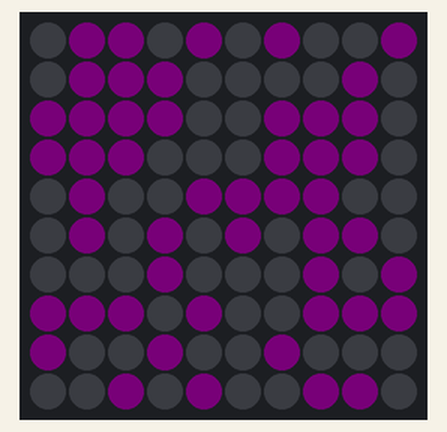
Simulated run of this sketch. Board: Arduino Uno, built with avr-gcc and run on an emulated ATmega328P. Parts: 10×10 RGB LED matrix (first LED top left, wired row by row). Dim RGB values are drawn brighter than linear; random numbers use the default seed unless the sketch sets one.

Above: at 0.17 s.
At 11.0 s:
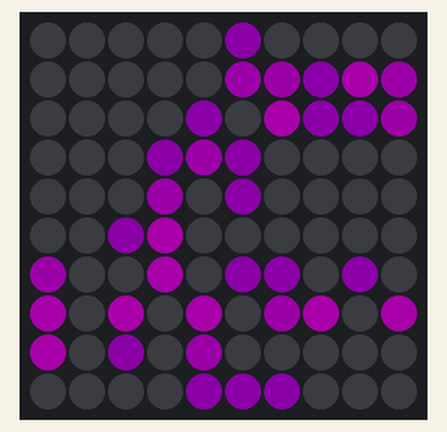
At 23.5 s:
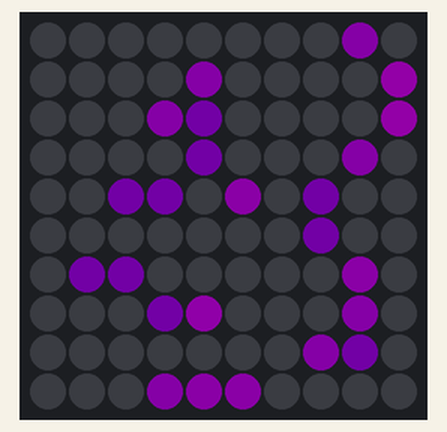
At 30.89 s:
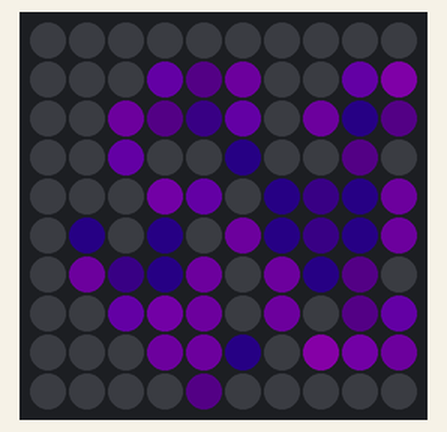
At 34.7 s:
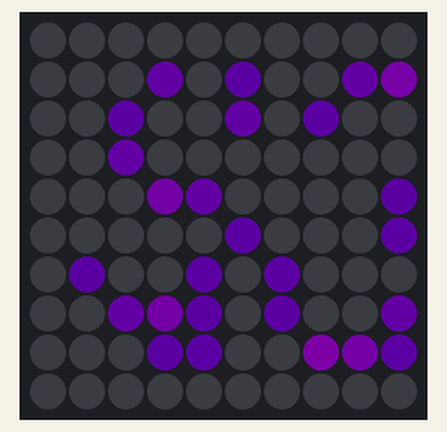
At 38.5 s:
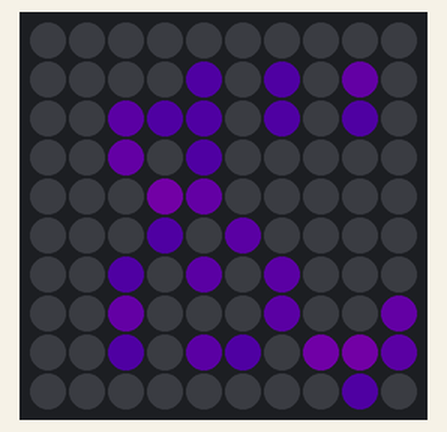

The sketch:

GameOfLife.ino
```cpp
#include "FastSPI_LED2.h"
#include "Streaming.h"

// Game of Life parameters

// Loop time of main loop in ms (20 default -> 50 Hz)
#define LOOP_TIME 20
// Time between GoL steps in ms (5000 default -> one step every 5 s)
#define UPDATE_TIME 5000
// How long to wait with seeding a new field after a stall or period-2 oscillations (ms)
#define SEED_DELAY 15000
// Hue is linearly interpolated between randomised values
// the speed of the interpolation is 255 * HUE_SLOWDOWN * LOOP_TIME ~= 5s * HUE_SLOWDOWN
#define HUE_SLOWDOWN 10

//random colour parameters (min/max for each h,s,v)
#define H_MIN 0
#define H_MAX 255
#define S_MIN 180
#define S_MAX 255
#define V_MIN 180
#define V_MAX 255


// End of GoL parameters, do not change below


#define ROWS 10
#define COLS 10
#define NUM_LEDS (ROWS*COLS)

// Init/define led arrays
CRGB leds[NUM_LEDS];    //current colours
CRGB newleds[NUM_LEDS]; //new colours

// Return 0-based led index for 0-based x and y grid co-ordinate values
// The LED string snakes through the grid, so every row the positive x direction switches
uint8_t xy2i(uint8_t x, uint8_t y){
  if(y%2){
    // It's an uneven row: x should be reversed---or subtracted from this line's
    //last index, which is the next line's first minus 1
    return (COLS*(y+1) - 1) - x;
  } else {
    // Even row: simply do COLS*y + x
    return COLS*y + x;
  }
}

// currently-alive cells
boolean alive[ROWS][COLS];
// cells alive in next step
boolean next[ROWS][COLS];
// keep previous state in memory to detect period-1 oscillations
boolean prev[ROWS][COLS];

uint8_t getNeighbour(int8_t y, int8_t x){
  if( y<0 || y>=ROWS || x<0 || x>=COLS) return 0;
  if(alive[y][x]) return 1;
  return 0;
}

void GoLseed(){
  // seed initial cells
  for(uint8_t y=0; y!=ROWS; ++y){
    for(uint8_t x=0; x!=COLS; ++x){
      alive[y][x] = random(0,10)>5;
    }
  }
}

// Hue, saturation and value definition need to be here
uint8_t hue, saturation, value;

// Flag and time are used to seed a new game with a delay
boolean seedFlag = false;
unsigned long seedTime = 0;
void GoLstep(){
  //execute a GoL-step

  // Loop through all cells and determine their next state
  for(uint8_t y=0; y!=ROWS; ++y){
    for(uint8_t x=0; x!=COLS; ++x){
      // First reset the next array
      next[y][x] = false;
      // Then calculate number of neighbours (n)
      uint8_t n = 0;
      // loop through all neighbouring cells
      for(int8_t dy=-1; dy!=2; ++dy){
        for(int8_t dx=-1; dx!=2; ++dx){
          if( dx==0 && dy==0 ) continue; //do not count itself
          n += getNeighbour((int8_t)y+dy,(int8_t)x+dx);
        }
      }
      // Make a decision based on number of alive neighbours
      if(n==3){
        // keeps living or is born next round
        next[y][x] = true;
      } else if(alive[y][x] && n==2){
        //stays alive with 2 neighbours
        next[y][x] = true;
      }
      // All other cases: die or stay dead
    }
  }
  // Try to find a stall, or period-1 oscillation
  boolean same_prev = true;
  boolean same_alive = true;
  for(uint8_t y=0; y!=ROWS; ++y){
    for(uint8_t x=0; x!=COLS; ++x ){
      if(next[y][x] != prev[y][x]) same_prev = false;
      if(next[y][x] != alive[y][x]) same_alive = false;
    }
  }
  if((same_prev || same_alive) && !seedFlag){
    seedFlag = true;
    seedTime = millis();
  }

  // Now copy current to prev and next to current (alive)
  memcpy(prev,alive,sizeof(alive));
  memcpy(alive,next,sizeof(next));

  // Finally, update the newleds array
  for(uint8_t y=0; y!=ROWS; ++y){
    for(uint8_t x=0; x!=COLS; ++x){
      if(alive[y][x]){
        newleds[xy2i(x,y)].setHSV(hue, saturation, value);
      } else {
        newleds[xy2i(x,y)] = CRGB::Black;
      }
    }
  }
}

//all living cells have a slowly changing colour
uint8_t from_hue, to_hue, from_sat, to_sat, from_val, to_val;
void generateColour(){
  to_hue = random(H_MIN,H_MAX);
  to_sat = random(S_MIN,S_MAX);
  to_val = random(V_MIN,V_MAX);
}
uint8_t interpolate(uint8_t from, uint8_t to, uint8_t frac){
  //interpolate between FROM and TO, based on FRAC
  return (uint8_t) (( (uint16_t)from * (255-frac) + (uint16_t)to * frac ) / 255);
}
uint16_t hue_i = 0;
void sendColors(){
  // interpolate between from_hue and to_hue
  if(++hue_i == HUE_SLOWDOWN*255){
    //select a new hue
    from_hue = to_hue;
    from_sat = to_sat;
    from_val = to_val;
    generateColour();

    hue_i = 0;
  }
  hue = interpolate(from_hue,to_hue,hue_i/HUE_SLOWDOWN);
  saturation = interpolate(from_sat,to_sat,hue_i/HUE_SLOWDOWN);
  value = interpolate(from_val,to_val,hue_i/HUE_SLOWDOWN);

  // Update the hue for the ALIVE leds
  for(uint8_t y=0; y!=ROWS; ++y){
    for(uint8_t x=0; x!=COLS; ++x){
      if(alive[y][x]){
        newleds[xy2i(x,y)].setHSV(hue, saturation, value);
      } else {
        newleds[xy2i(x,y)] = CRGB::Black;
      }
    }
  }

  for(uint8_t i_led=0; i_led!=NUM_LEDS; ++i_led){
    for(uint8_t i=0; i!=3; ++i)
      leds[i_led][i] = (uint8_t) (((uint16_t) leds[i_led][i]*24 + newleds[i_led][i])/25);
  }

  LEDS.show();
}


void setup(){
  LEDS.addLeds<WS2801, RGB>(leds, NUM_LEDS);
  // Limit the brightness somewhat (scale is 0-255)
  LEDS.setBrightness(127);

  // Initialise the leds to black (off)
  for(uint8_t i=0; i<NUM_LEDS; ++i){
    leds[i] = CRGB::Black;
  }
  LEDS.show();


  randomSeed(analogRead(A3));
  // generate initial hues and saturation
  generateColour();
  // copy these to from_X
  from_hue = to_hue; from_val = to_val; from_sat = to_sat;
  // generate new TO-colour
  generateColour();

  // seed the first cells
  GoLseed();
}


unsigned long lastLoopTime = 0;
unsigned long lastUpdateTime = 0;
void loop(){
  if(seedFlag && millis()-seedTime > SEED_DELAY){
    seedFlag = false;
    GoLseed();
  }
  if(millis()-lastUpdateTime > UPDATE_TIME){
    GoLstep();
    lastUpdateTime = millis();
  }
  sendColors();

  while(millis()-lastLoopTime < LOOP_TIME){
    //wait
  }
  lastLoopTime = millis();
}
```

Measured:
- what the display in image 1 shows lasts 4.1 s, from 11.0 s to 15.1 s
- what the display in image 2 shows lasts 1.7 s, from 23.4 s to 25.1 s
- what the display in image 4 shows lasts 0.6 s, from 34.6 s to 35.2 s
